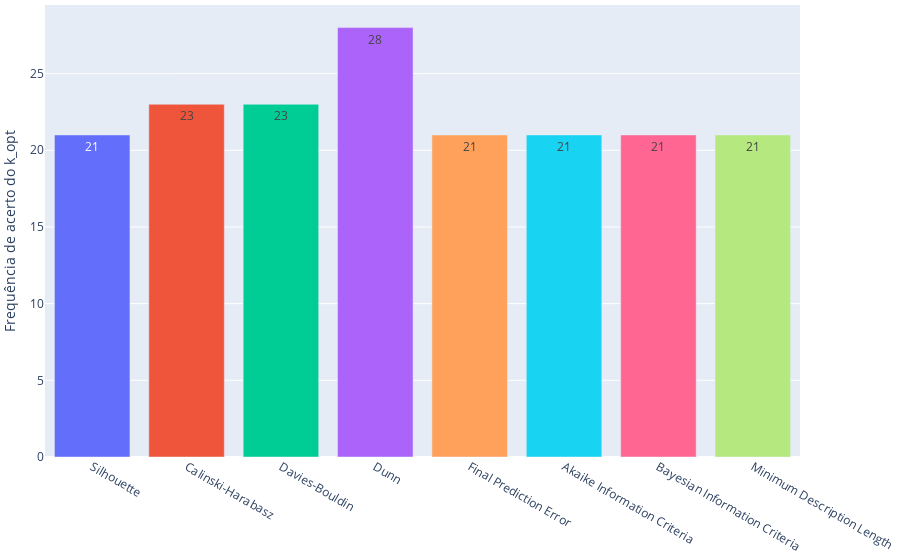
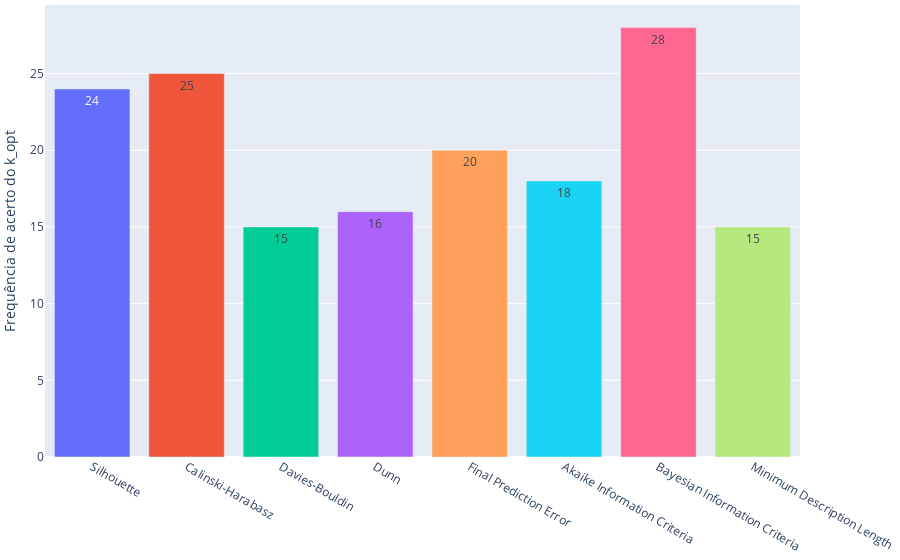
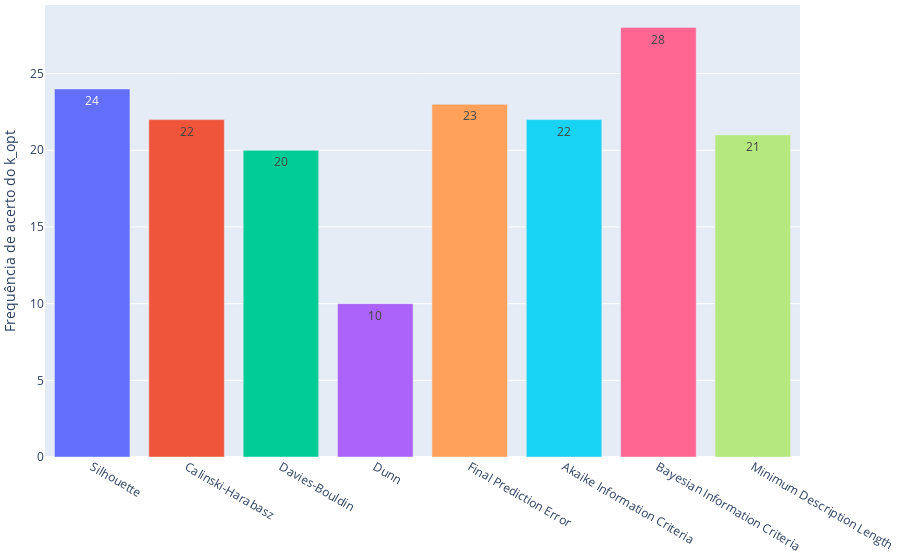
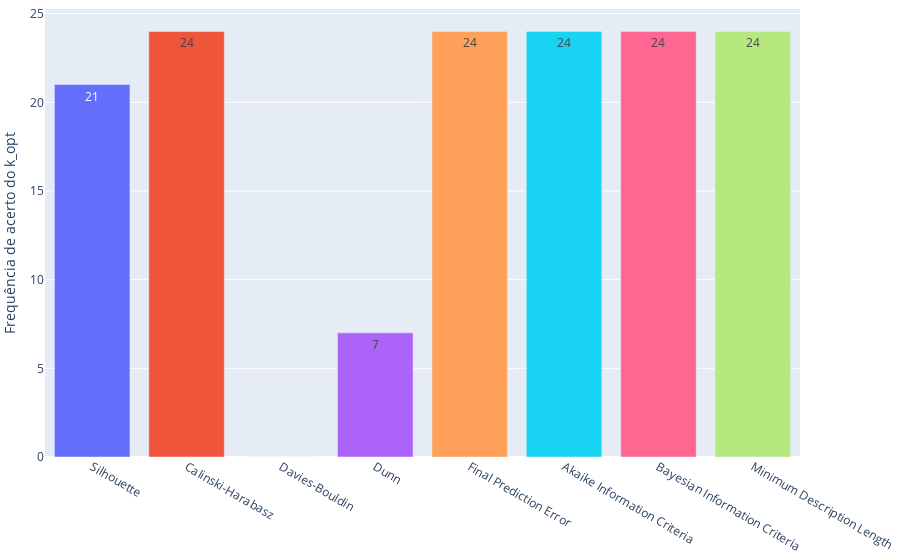

The notebook cell saved with these charts, in order:
### Markdown cell above
#### 2. Regional clustering analysis

### Code cell
ResultProcessor.process_results_in_multiple_datasets(datasets, df_results, ResultProcessor.regional_cluster_analysis)

### Figure 1 — Plotly figure (JSON) as saved in the notebook; plotly's stock layout.template omitted (floating-point values rounded to 4 significant figures)
{"data": [{"text": "21", "textposition": "auto", "type": "bar", "x": ["Silhouette"], "y": [21]}, {"text": "23", "textposition": "auto", "type": "bar", "x": ["Calinski-Harabasz"], "y": [23]}, {"text": "23", "textposition": "auto", "type": "bar", "x": ["Davies-Bouldin"], "y": [23]}, {"text": "28", "textposition": "auto", "type": "bar", "x": ["Dunn"], "y": [28]}, {"text": "21", "textposition": "auto", "type": "bar", "x": ["Final Prediction Error"], "y": [21]}, {"text": "21", "textposition": "auto", "type": "bar", "x": ["Akaike Information Criteria"], "y": [21]}, {"text": "21", "textposition": "auto", "type": "bar", "x": ["Bayesian Information Criteria"], "y": [21]}, {"text": "21", "textposition": "auto", "type": "bar", "x": ["Minimum Description Length"], "y": [21]}], "layout": {"margin": {"b": 20, "l": 20, "r": 5, "t": 5}, "showlegend": false, "yaxis": {"title": {"text": "Frequência de acerto do k_opt"}}}}

### Figure 2 — Plotly figure (JSON) as saved in the notebook; plotly's stock layout.template omitted (floating-point values rounded to 4 significant figures)
{"data": [{"text": "24", "textposition": "auto", "type": "bar", "x": ["Silhouette"], "y": [24]}, {"text": "25", "textposition": "auto", "type": "bar", "x": ["Calinski-Harabasz"], "y": [25]}, {"text": "15", "textposition": "auto", "type": "bar", "x": ["Davies-Bouldin"], "y": [15]}, {"text": "16", "textposition": "auto", "type": "bar", "x": ["Dunn"], "y": [16]}, {"text": "20", "textposition": "auto", "type": "bar", "x": ["Final Prediction Error"], "y": [20]}, {"text": "18", "textposition": "auto", "type": "bar", "x": ["Akaike Information Criteria"], "y": [18]}, {"text": "28", "textposition": "auto", "type": "bar", "x": ["Bayesian Information Criteria"], "y": [28]}, {"text": "15", "textposition": "auto", "type": "bar", "x": ["Minimum Description Length"], "y": [15]}], "layout": {"margin": {"b": 20, "l": 20, "r": 5, "t": 5}, "showlegend": false, "yaxis": {"title": {"text": "Frequência de acerto do k_opt"}}}}

### Figure 3 — Plotly figure (JSON) as saved in the notebook; plotly's stock layout.template omitted (floating-point values rounded to 4 significant figures)
{"data": [{"text": "24", "textposition": "auto", "type": "bar", "x": ["Silhouette"], "y": [24]}, {"text": "22", "textposition": "auto", "type": "bar", "x": ["Calinski-Harabasz"], "y": [22]}, {"text": "20", "textposition": "auto", "type": "bar", "x": ["Davies-Bouldin"], "y": [20]}, {"text": "10", "textposition": "auto", "type": "bar", "x": ["Dunn"], "y": [10]}, {"text": "23", "textposition": "auto", "type": "bar", "x": ["Final Prediction Error"], "y": [23]}, {"text": "22", "textposition": "auto", "type": "bar", "x": ["Akaike Information Criteria"], "y": [22]}, {"text": "28", "textposition": "auto", "type": "bar", "x": ["Bayesian Information Criteria"], "y": [28]}, {"text": "21", "textposition": "auto", "type": "bar", "x": ["Minimum Description Length"], "y": [21]}], "layout": {"margin": {"b": 20, "l": 20, "r": 5, "t": 5}, "showlegend": false, "yaxis": {"title": {"text": "Frequência de acerto do k_opt"}}}}

### Figure 4 — Plotly figure (JSON) as saved in the notebook; plotly's stock layout.template omitted (floating-point values rounded to 4 significant figures)
{"data": [{"text": "21", "textposition": "auto", "type": "bar", "x": ["Silhouette"], "y": [21]}, {"text": "24", "textposition": "auto", "type": "bar", "x": ["Calinski-Harabasz"], "y": [24]}, {"text": "0", "textposition": "auto", "type": "bar", "x": ["Davies-Bouldin"], "y": [0]}, {"text": "7", "textposition": "auto", "type": "bar", "x": ["Dunn"], "y": [7]}, {"text": "24", "textposition": "auto", "type": "bar", "x": ["Final Prediction Error"], "y": [24]}, {"text": "24", "textposition": "auto", "type": "bar", "x": ["Akaike Information Criteria"], "y": [24]}, {"text": "24", "textposition": "auto", "type": "bar", "x": ["Bayesian Information Criteria"], "y": [24]}, {"text": "24", "textposition": "auto", "type": "bar", "x": ["Minimum Description Length"], "y": [24]}], "layout": {"margin": {"b": 20, "l": 20, "r": 5, "t": 5}, "showlegend": false, "yaxis": {"title": {"text": "Frequência de acerto do k_opt"}}}}
